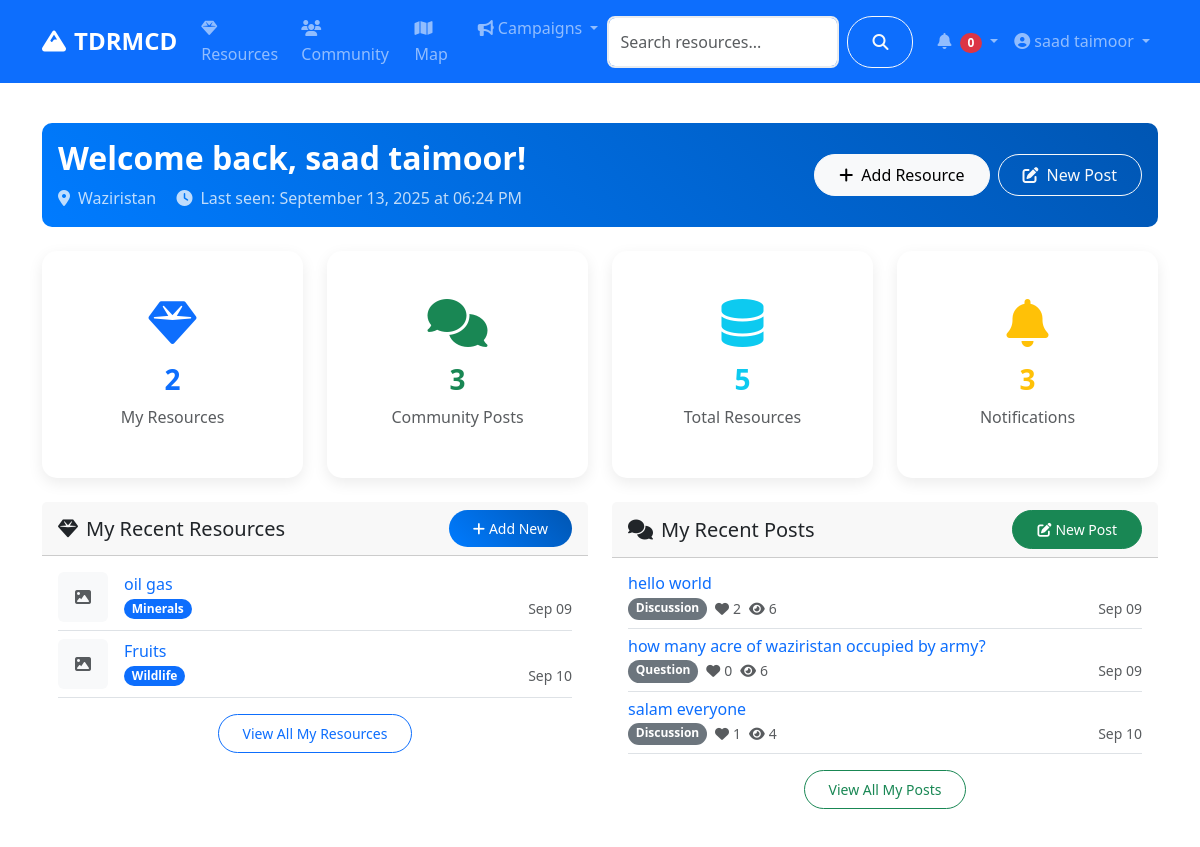
/dashboard (signed in, upper part), run on an earlier commit of the app's database.
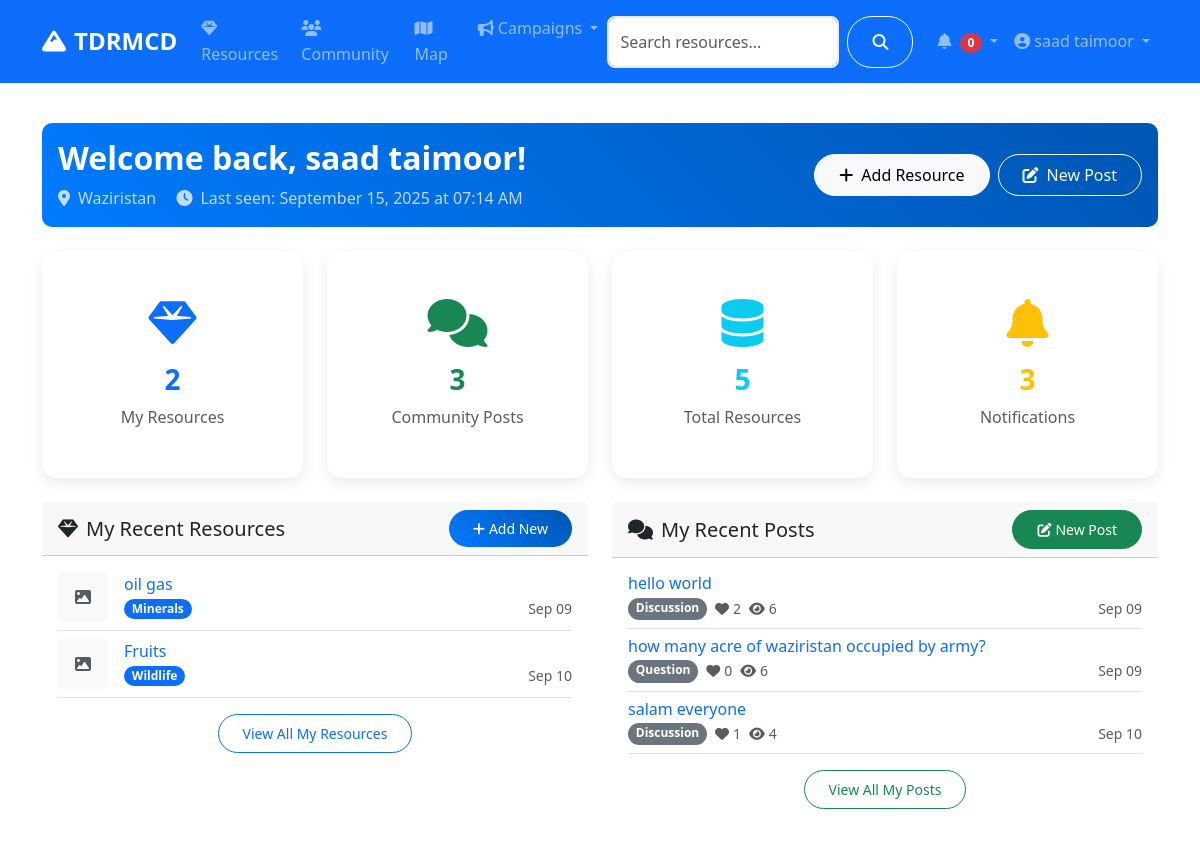
And on a later commit of the database.
### models.py (models this page shows, shortened)
class User(UserMixin, db.Model):
    id = db.Column(db.Integer, primary_key=True)
    username = db.Column(db.String(80), unique=True, nullable=False)
    email = db.Column(db.String(120), unique=True, nullable=False)
    password_hash = db.Column(db.String(120), nullable=False)
    first_name = db.Column(db.String(50), nullable=False)
    last_name = db.Column(db.String(50), nullable=False)
    role = db.Column(db.String(20), default='user')  # user, admin, researcher
    location = db.Column(db.String(100))
    bio = db.Column(db.Text)
    avatar = db.Column(db.String(200), default='default.jpg')
    is_active = db.Column(db.Boolean, default=True)
    created_at = db.Column(db.DateTime, default=datetime.utcnow)
    last_seen = db.Column(db.DateTime, default=datetime.utcnow)
    resources = db.relationship('Resource', backref='author', lazy='dynamic')
    posts = db.relationship('CommunityPost', backref='author', lazy='dynamic')
    chat_messages = db.relationship('ChatMessage', backref='sender', lazy='dynamic')
    file_submissions = db.relationship(
        'FileSubmission',
        foreign_keys='FileSubmission.submitter_id',
        backref='submitter',
        lazy='dynamic'
    )
    reviewed_submissions = db.relationship(
        'FileSubmission',
        foreign_keys='FileSubmission.reviewed_by',
        backref='reviewer_user',
        lazy='dynamic'
    )
    notifications = db.relationship('Notification', backref='user', lazy='dynamic')
    def get_full_name(self):
        return f"{self.first_name} {self.last_name}"
    def is_admin(self):
        return self.role == 'admin'

### routes/main.py (the view)
@main_bp.route('/dashboard')
@login_required
def dashboard():
    from datetime import datetime
    current_user.last_seen = datetime.utcnow()
    db.session.commit()
    user_resources = current_user.resources.limit(5).all()
    user_posts = current_user.posts.limit(5).all()
    notifications = current_user.notifications.filter_by(is_read=False).limit(10).all()
    stats = {
        'total_resources': Resource.query.filter_by(status='active').count(),
        'user_resources': current_user.resources.count(),
        'user_posts': current_user.posts.count(),
        'unread_notifications': current_user.notifications.filter_by(is_read=False).count()
    }
    from datetime import timedelta
    is_new_user = current_user.created_at > datetime.utcnow() - timedelta(hours=24)
    is_long_absence = current_user.last_seen < datetime.utcnow() - timedelta(days=7)
    return render_template('main/dashboard.html',
                         user_resources=user_resources,
                         user_posts=user_posts,
                         notifications=notifications,
                         stats=stats,
                         is_new_user=is_new_user,
                         is_long_absence=is_long_absence)

### app.py (called while the page is built)
@login_manager.user_loader
def load_user(user_id):
    return User.query.get(int(user_id))

### templates/main/dashboard.html (shortened to what the changed rows need)
{% extends "base.html" %}
{% block content %}
<div class="container py-4">
    <div class="row">
        <div class="col-12 mb-4">
            <div class="card bg-gradient-primary text-white">
                <div class="card-body">
                    <div class="row align-items-center">
                        <div class="col-md-8">
                            {% if is_new_user %}
                                <h2 class="fw-bold mb-2">Welcome to TDRMCD, {{ current_user.get_full_name() }}! 🎉</h2>
                                <p class="mb-0 opacity-75">
                                    <i class="fas fa-star me-2"></i>Thanks for joining our community! Let's get started.
                                    {% if current_user.location %}
                                        <br><i class="fas fa-map-marker-alt me-2"></i>{{ current_user.location }}
                                    {% endif %}
                                </p>
                            {% else %}
                                <h2 class="fw-bold mb-2">Welcome back, {{ current_user.get_full_name() }}!</h2>
                                <p class="mb-0 opacity-75">
                                    {% if current_user.location %}
                                        <i class="fas fa-map-marker-alt me-2"></i>{{ current_user.location }}
                                    {% endif %}
                                    <span class="ms-3">
                                        <i class="fas fa-clock me-2"></i>Last seen: {{ current_user.last_seen.strftime('%B %d, %Y at %I:%M %p') }}
                                    </span>
                                </p>
                            {% endif %}
                        </div>
                    </div>
                </div>
            </div>
        </div>
    </div>
</div>
{% endblock %}

### templates/base.html (shortened to what this page needs)
<!DOCTYPE html>
<html lang="en">
<head>
    <link href="https://cdn.jsdelivr.net/npm/bootstrap@5.3.0/dist/css/bootstrap.min.css" rel="stylesheet">
    <link rel="stylesheet" href="https://cdnjs.cloudflare.com/ajax/libs/font-awesome/6.4.0/css/all.min.css">
    <link rel="stylesheet" href="https://unpkg.com/leaflet@1.9.4/dist/leaflet.css">
    <link rel="stylesheet" href="{{ url_for('static', filename='css/style.css') }}">
</head>
<body>
    <nav class="navbar navbar-expand-lg navbar-dark bg-primary sticky-top">
        <div class="container">
            <a class="navbar-brand fw-bold" href="{{ url_for('main.index') }}">
                <i class="fas fa-mountain me-2"></i>TDRMCD
            </a>
            <div class="collapse navbar-collapse" id="navbarNav">
                <ul class="navbar-nav me-auto">
                    <li class="nav-item">
                        <a class="nav-link" href="{{ url_for('resources.index') }}">
                            <i class="fas fa-gem me-1"></i>Resources
                        </a>
                    </li>
                    <li class="nav-item">
                        <a class="nav-link" href="{{ url_for('community.index') }}">
                            <i class="fas fa-users me-1"></i>Community
                        </a>
                    </li>
                    <li class="nav-item">
                        <a class="nav-link" href="{{ url_for('main.map_view') }}">
                            <i class="fas fa-map me-1"></i>Map
                        </a>
                    </li>
                    <li class="nav-item dropdown">
                        <a class="nav-link dropdown-toggle" href="#" role="button" data-bs-toggle="dropdown">
                            <i class="fas fa-bullhorn me-1"></i>Campaigns
                        </a>
                    </li>
                </ul>
                <form class="d-flex me-3" action="{{ url_for('main.search') }}" method="GET">
                    <input class="form-control me-2" type="search" name="q" placeholder="Search resources..." value="{{ request.args.get('q', '') }}">
                    <button class="btn btn-outline-light" type="submit">
                        <i class="fas fa-search"></i>
                    </button>
                </form>
                <ul class="navbar-nav">
                    {% if current_user.is_authenticated %}
                        <li class="nav-item dropdown">
                            <a class="nav-link dropdown-toggle" href="#" role="button" data-bs-toggle="dropdown">
                                <i class="fas fa-bell me-1"></i>
                                <span id="notification-count" class="badge bg-danger">0</span>
                            </a>
                        </li>
                        <li class="nav-item dropdown">
                            <a class="nav-link dropdown-toggle" href="#" role="button" data-bs-toggle="dropdown">
                                <i class="fas fa-user-circle me-1"></i>{{ current_user.get_full_name() }}
                            </a>
                        </li>
                    {% endif %}
                </ul>
            </div>
        </div>
    </nav>
    <main>
        {% block content %}{% endblock %}
    </main>
</body>
</html>

What changed in the data, as far as the page shows it:
changed User "saad taimoor": last_seen "September 13, 2025 at 06:24 PM" → "September 15, 2025 at 07:14 AM"
